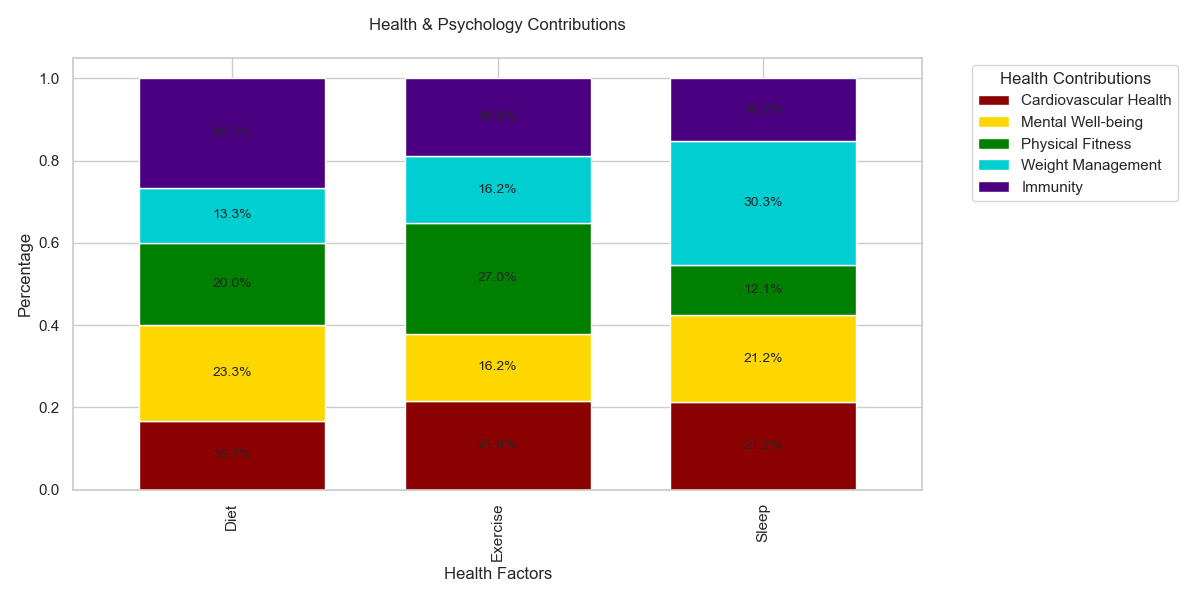

Here is the Python script that generated this plot:

import matplotlib.pyplot as plt
import seaborn as sns
import pandas as pd

data = {
    'Topic': ['Diet', 'Exercise', 'Sleep'],
    'Cardiovascular Health': [25, 40, 35],
    'Mental Well-being': [35, 30, 35],
    'Physical Fitness': [30, 50, 20],
    'Weight Management': [20, 30, 50],
    'Immunity': [40, 35, 25],
}

df = pd.DataFrame(data)

df_percentage = df.set_index('Topic')
df_percentage = df_percentage.divide(df_percentage.sum(axis=1), axis=0)

fig, ax = plt.subplots(figsize=(12, 6))
df_percentage.plot(kind='bar', stacked=True, color=['#8B0000', '#FFD700', '#008000', '#00CED1', '#4B0082'], ax=ax, width=0.7)

for n in df_percentage:
    for i, (cs, ab, pc) in enumerate(zip(df_percentage.iloc[:, :].cumsum(1)[n], 
                                          df_percentage[n], df_percentage[n])):
        if pc > 0:
            plt.text(i, cs - ab / 2, str(round(pc * 100, 1)) + '%', va='center', ha='center', fontsize=10)

plt.title('Health & Psychology Contributions', pad=20)
ax.set_ylabel('Percentage')
ax.set_xlabel('Health Factors')
plt.legend(title='Health Contributions', bbox_to_anchor=(1.05, 1), loc='upper left')

plt.tight_layout()
plt.show()
